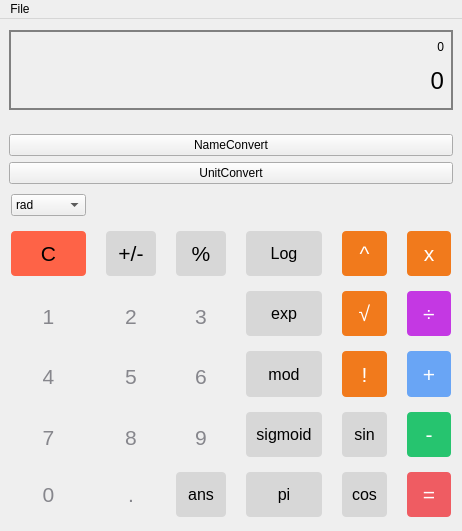
<?xml version="1.0" encoding="UTF-8"?>
<ui version="4.0">
 <class>MainWindow</class>
 <widget class="QMainWindow" name="MainWindow">
  <property name="enabled">
   <bool>true</bool>
  </property>
  <property name="geometry">
   <rect>
    <x>0</x>
    <y>0</y>
    <width>457</width>
    <height>531</height>
   </rect>
  </property>
  <property name="minimumSize">
   <size>
    <width>0</width>
    <height>75</height>
   </size>
  </property>
  <property name="mouseTracking">
   <bool>false</bool>
  </property>
  <property name="windowTitle">
   <string>Qt-calculator</string>
  </property>
  <property name="styleSheet">
   <string notr="true">/*Change the background color */
</string>
  </property>
  <widget class="QWidget" name="centralwidget">
   <property name="styleSheet">
    <string notr="true">/* (Label at top) Label Stylesheet */

QLabel {
  qproperty-alignment: 'AlignVCenter | AlignRight';
  
  color: rgb(0, 255, 0);

}

background-color : white;

/* End Label Stylesheet */</string>
   </property>
   <layout class="QVBoxLayout" name="verticalLayout_2">
    <item>
     <widget class="QWidget" name="verticalWidget" native="true">
      <property name="sizePolicy">
       <sizepolicy hsizetype="Preferred" vsizetype="Fixed">
        <horstretch>0</horstretch>
        <verstretch>0</verstretch>
       </sizepolicy>
      </property>
      <property name="minimumSize">
       <size>
        <width>0</width>
        <height>80</height>
       </size>
      </property>
      <property name="maximumSize">
       <size>
        <width>16777215</width>
        <height>75</height>
       </size>
      </property>
      <property name="styleSheet">
       <string notr="true">#verticalWidget
{ 
  border: 2px solid gray;
  background-color: rgb(239,239,239);
}
</string>
      </property>
      <layout class="QVBoxLayout" name="verticalLayout">
       <item>
        <widget class="QLabel" name="label_2">
         <property name="enabled">
          <bool>true</bool>
         </property>
         <property name="maximumSize">
          <size>
           <width>16777215</width>
           <height>15</height>
          </size>
         </property>
         <property name="mouseTracking">
          <bool>false</bool>
         </property>
         <property name="autoFillBackground">
          <bool>false</bool>
         </property>
         <property name="styleSheet">
          <string notr="true">QLabel{
  color: #000;
  background-color: rgb(239,239,239);
}</string>
         </property>
         <property name="text">
          <string>0</string>
         </property>
         <property name="alignment">
          <set>Qt::AlignRight|Qt::AlignTrailing|Qt::AlignVCenter</set>
         </property>
        </widget>
       </item>
       <item>
        <widget class="QLabel" name="label">
         <property name="sizePolicy">
          <sizepolicy hsizetype="Preferred" vsizetype="Preferred">
           <horstretch>0</horstretch>
           <verstretch>0</verstretch>
          </sizepolicy>
         </property>
         <property name="minimumSize">
          <size>
           <width>0</width>
           <height>20</height>
          </size>
         </property>
         <property name="font">
          <font>
           <pointsize>18</pointsize>
          </font>
         </property>
         <property name="autoFillBackground">
          <bool>false</bool>
         </property>
         <property name="styleSheet">
          <string notr="true">QLabel{
  color: #000;
  background-color: rgb(239,239,239);
}</string>
         </property>
         <property name="text">
          <string>0</string>
         </property>
         <property name="alignment">
          <set>Qt::AlignRight|Qt::AlignTrailing|Qt::AlignVCenter</set>
         </property>
        </widget>
       </item>
      </layout>
     </widget>
    </item>
    <item>
     <widget class="QLabel" name="Error_Label">
      <property name="font">
       <font>
        <family>Terminal</family>
       </font>
      </property>
      <property name="text">
       <string/>
      </property>
      <property name="alignment">
       <set>Qt::AlignRight|Qt::AlignTrailing|Qt::AlignVCenter</set>
      </property>
     </widget>
    </item>
    <item>
     <widget class="QPushButton" name="nameconvert">
      <property name="text">
       <string>NameConvert</string>
      </property>
     </widget>
    </item>
    <item>
     <widget class="QPushButton" name="Unitconvert">
      <property name="text">
       <string>UnitConvert</string>
      </property>
     </widget>
    </item>
    <item>
     <layout class="QGridLayout" name="keypad_grid">
      <property name="sizeConstraint">
       <enum>QLayout::SetDefaultConstraint</enum>
      </property>
      <property name="leftMargin">
       <number>2</number>
      </property>
      <property name="topMargin">
       <number>4</number>
      </property>
      <property name="rightMargin">
       <number>2</number>
      </property>
      <property name="bottomMargin">
       <number>4</number>
      </property>
      <property name="horizontalSpacing">
       <number>20</number>
      </property>
      <property name="verticalSpacing">
       <number>15</number>
      </property>
      <item row="2" column="0">
       <widget class="QPushButton" name="pushButton_1">
        <property name="sizePolicy">
         <sizepolicy hsizetype="Preferred" vsizetype="Preferred">
          <horstretch>0</horstretch>
          <verstretch>0</verstretch>
         </sizepolicy>
        </property>
        <property name="minimumSize">
         <size>
          <width>50</width>
          <height>50</height>
         </size>
        </property>
        <property name="font">
         <font>
          <family>Arial</family>
          <pointsize>16</pointsize>
          <bold>false</bold>
         </font>
        </property>
        <property name="styleSheet">
         <string notr="true">QPushButton {
color: rgb(134,134,140);
background-color: rgb(239,239,239);
border-radius: 4px;
padding: 10px;
}

QPushButton:hover {
background: qradialgradient(
cx: 0.3, cy: -0.4, fx: 0.3, fy: -0.4,
radius: 1.35, stop: 0 #8afff7, stop: 1 #73ffff
);
}

QPushButton:pressed {
border-style: inset;
background: qradialgradient(
cx: 0.4, cy: -0.1, fx: 0.4, fy: -0.1,
radius: 1.35, stop: 0 #707070, stop: 1 #606060
);
}</string>
        </property>
        <property name="text">
         <string>1</string>
        </property>
        <property name="shortcut">
         <string>1</string>
        </property>
       </widget>
      </item>
      <item row="5" column="0">
       <widget class="QPushButton" name="pushButton_7">
        <property name="sizePolicy">
         <sizepolicy hsizetype="Preferred" vsizetype="Preferred">
          <horstretch>0</horstretch>
          <verstretch>0</verstretch>
         </sizepolicy>
        </property>
        <property name="minimumSize">
         <size>
          <width>50</width>
          <height>50</height>
         </size>
        </property>
        <property name="font">
         <font>
          <family>Arial</family>
          <pointsize>16</pointsize>
          <bold>false</bold>
         </font>
        </property>
        <property name="styleSheet">
         <string notr="true">QPushButton {
color: rgb(134,134,140);
background-color: rgb(239,239,239);
border-radius: 4px;
padding: 10px;
}

QPushButton:hover {
background: qradialgradient(
cx: 0.3, cy: -0.4, fx: 0.3, fy: -0.4,
radius: 1.35, stop: 0 #8afff7, stop: 1 #73ffff
);
}

QPushButton:pressed {
border-style: inset;
background: qradialgradient(
cx: 0.4, cy: -0.1, fx: 0.4, fy: -0.1,
radius: 1.35, stop: 0 #707070, stop: 1 #606060
);
}</string>
        </property>
        <property name="text">
         <string>7</string>
        </property>
        <property name="shortcut">
         <string>7</string>
        </property>
       </widget>
      </item>
      <item row="6" column="4">
       <widget class="QPushButton" name="pushButton_cos">
        <property name="sizePolicy">
         <sizepolicy hsizetype="Preferred" vsizetype="Preferred">
          <horstretch>0</horstretch>
          <verstretch>0</verstretch>
         </sizepolicy>
        </property>
        <property name="font">
         <font>
          <family>Arial</family>
          <pointsize>12</pointsize>
          <bold>false</bold>
         </font>
        </property>
        <property name="styleSheet">
         <string notr="true">/* (Clear,+/-,%,. buttons) Unary Operations Buttons Stylesheet */

QPushButton {
  color: #000;
  background-color: rgb(215, 215, 215);
  border-radius: 4px;
  padding: 10px;
}

QPushButton:pressed {
    background-color: qlineargradient(x1: 0, y1: 0, x2: 0, y2: 1,
                                      stop: 0 #BEBEBE, stop: 1 #D7D7D7);
}</string>
        </property>
        <property name="text">
         <string>cos</string>
        </property>
        <property name="shortcut">
         <string>%</string>
        </property>
       </widget>
      </item>
      <item row="1" column="0">
       <widget class="QPushButton" name="pushButton_clear">
        <property name="sizePolicy">
         <sizepolicy hsizetype="Preferred" vsizetype="Preferred">
          <horstretch>0</horstretch>
          <verstretch>0</verstretch>
         </sizepolicy>
        </property>
        <property name="font">
         <font>
          <family>Arial</family>
          <pointsize>16</pointsize>
          <bold>false</bold>
         </font>
        </property>
        <property name="styleSheet">
         <string notr="true">/* (Clear,+/-,%,. buttons) Unary Operations Buttons Stylesheet */

QPushButton {
  background-color: rgb(254,99,71);
  border-radius: 4px;
  padding: 5px;
}

QPushButton:pressed {
    background-color: qlineargradient(x1: 0, y1: 0, x2: 0, y2: 1,
                                      stop: 0 #BEBEBE, stop: 1 #D7D7D7);
}</string>
        </property>
        <property name="text">
         <string>C</string>
        </property>
        <property name="shortcut">
         <string>C</string>
        </property>
       </widget>
      </item>
      <item row="0" column="0">
       <widget class="QComboBox" name="comboBox">
        <property name="enabled">
         <bool>true</bool>
        </property>
        <item>
         <property name="text">
          <string>rad</string>
         </property>
        </item>
        <item>
         <property name="text">
          <string>degrees</string>
         </property>
        </item>
        <item>
         <property name="text">
          <string>Grad</string>
         </property>
        </item>
       </widget>
      </item>
      <item row="6" column="0">
       <widget class="QPushButton" name="pushButton_0">
        <property name="sizePolicy">
         <sizepolicy hsizetype="Preferred" vsizetype="Preferred">
          <horstretch>0</horstretch>
          <verstretch>0</verstretch>
         </sizepolicy>
        </property>
        <property name="font">
         <font>
          <family>Arial</family>
          <pointsize>16</pointsize>
          <bold>false</bold>
         </font>
        </property>
        <property name="styleSheet">
         <string notr="true">QPushButton {
color: rgb(134,134,140);
background-color: rgb(239,239,239);
border-radius: 4px;
padding: 10px;
}

QPushButton:hover {
background: qradialgradient(
cx: 0.3, cy: -0.4, fx: 0.3, fy: -0.4,
radius: 1.35, stop: 0 #8afff7, stop: 1 #73ffff
);
}

QPushButton:pressed {
border-style: inset;
background: qradialgradient(
cx: 0.4, cy: -0.1, fx: 0.4, fy: -0.1,
radius: 1.35, stop: 0 #707070, stop: 1 #606060
);
}</string>
        </property>
        <property name="text">
         <string>0</string>
        </property>
        <property name="shortcut">
         <string>0</string>
        </property>
       </widget>
      </item>
      <item row="4" column="1">
       <widget class="QPushButton" name="pushButton_5">
        <property name="sizePolicy">
         <sizepolicy hsizetype="Preferred" vsizetype="Preferred">
          <horstretch>0</horstretch>
          <verstretch>0</verstretch>
         </sizepolicy>
        </property>
        <property name="minimumSize">
         <size>
          <width>50</width>
          <height>50</height>
         </size>
        </property>
        <property name="font">
         <font>
          <family>Arial</family>
          <pointsize>16</pointsize>
          <bold>false</bold>
         </font>
        </property>
        <property name="styleSheet">
         <string notr="true">QPushButton {
color: rgb(134,134,140);
background-color: rgb(239,239,239);
border-radius: 4px;
padding: 10px;
}

QPushButton:hover {
background: qradialgradient(
cx: 0.3, cy: -0.4, fx: 0.3, fy: -0.4,
radius: 1.35, stop: 0 #8afff7, stop: 1 #73ffff
);
}

QPushButton:pressed {
border-style: inset;
background: qradialgradient(
cx: 0.4, cy: -0.1, fx: 0.4, fy: -0.1,
radius: 1.35, stop: 0 #707070, stop: 1 #606060
);
}</string>
        </property>
        <property name="text">
         <string>5</string>
        </property>
        <property name="shortcut">
         <string>5</string>
        </property>
       </widget>
      </item>
      <item row="5" column="4">
       <widget class="QPushButton" name="pushButton_sin">
        <property name="sizePolicy">
         <sizepolicy hsizetype="Preferred" vsizetype="Preferred">
          <horstretch>0</horstretch>
          <verstretch>0</verstretch>
         </sizepolicy>
        </property>
        <property name="font">
         <font>
          <family>Arial</family>
          <pointsize>12</pointsize>
          <bold>false</bold>
         </font>
        </property>
        <property name="styleSheet">
         <string notr="true">/* (Clear,+/-,%,. buttons) Unary Operations Buttons Stylesheet */

QPushButton {
  color: #000;
  background-color: rgb(215, 215, 215);
  border-radius: 4px;
  padding: 10px;
}

QPushButton:pressed {
    background-color: qlineargradient(x1: 0, y1: 0, x2: 0, y2: 1,
                                      stop: 0 #BEBEBE, stop: 1 #D7D7D7);
}</string>
        </property>
        <property name="text">
         <string>sin</string>
        </property>
        <property name="shortcut">
         <string>%</string>
        </property>
       </widget>
      </item>
      <item row="4" column="0">
       <widget class="QPushButton" name="pushButton_4">
        <property name="sizePolicy">
         <sizepolicy hsizetype="Preferred" vsizetype="Preferred">
          <horstretch>0</horstretch>
          <verstretch>0</verstretch>
         </sizepolicy>
        </property>
        <property name="minimumSize">
         <size>
          <width>50</width>
          <height>50</height>
         </size>
        </property>
        <property name="font">
         <font>
          <family>Arial</family>
          <pointsize>16</pointsize>
          <bold>false</bold>
         </font>
        </property>
        <property name="styleSheet">
         <string notr="true">QPushButton {
color: rgb(134,134,140);
background-color: rgb(239,239,239);
border-radius: 4px;
padding: 10px;
}

QPushButton:hover {
background: qradialgradient(
cx: 0.3, cy: -0.4, fx: 0.3, fy: -0.4,
radius: 1.35, stop: 0 #8afff7, stop: 1 #73ffff
);
}

QPushButton:pressed {
border-style: inset;
background: qradialgradient(
cx: 0.4, cy: -0.1, fx: 0.4, fy: -0.1,
radius: 1.35, stop: 0 #707070, stop: 1 #606060
);
}</string>
        </property>
        <property name="text">
         <string>4</string>
        </property>
        <property name="shortcut">
         <string>4</string>
        </property>
       </widget>
      </item>
      <item row="2" column="4">
       <widget class="QPushButton" name="pushButton_Sqrt">
        <property name="sizePolicy">
         <sizepolicy hsizetype="Preferred" vsizetype="Preferred">
          <horstretch>0</horstretch>
          <verstretch>0</verstretch>
         </sizepolicy>
        </property>
        <property name="font">
         <font>
          <family>Arial</family>
          <pointsize>16</pointsize>
          <bold>false</bold>
         </font>
        </property>
        <property name="styleSheet">
         <string notr="true">/* (Clear,+/-,%,. buttons) Unary Operations Buttons Stylesheet */

QPushButton {
  color: #FFF;
  background-color: rgb(241, 122, 28);
  border-radius: 4px;
  padding: 10px;
}

QPushButton:pressed {
    background-color: qlineargradient(x1: 0, y1: 0, x2: 0, y2: 1,
                                      stop: 0 #BEBEBE, stop: 1 #D7D7D7);
}</string>
        </property>
        <property name="text">
         <string>√</string>
        </property>
        <property name="shortcut">
         <string>*</string>
        </property>
       </widget>
      </item>
      <item row="2" column="2">
       <widget class="QPushButton" name="pushButton_3">
        <property name="sizePolicy">
         <sizepolicy hsizetype="Preferred" vsizetype="Preferred">
          <horstretch>0</horstretch>
          <verstretch>0</verstretch>
         </sizepolicy>
        </property>
        <property name="minimumSize">
         <size>
          <width>50</width>
          <height>50</height>
         </size>
        </property>
        <property name="font">
         <font>
          <family>Arial</family>
          <pointsize>16</pointsize>
          <bold>false</bold>
         </font>
        </property>
        <property name="styleSheet">
         <string notr="true">QPushButton {
color: rgb(134,134,140);
background-color: rgb(239,239,239);
border-radius: 4px;
padding: 10px;
}

QPushButton:hover {
background: qradialgradient(
cx: 0.3, cy: -0.4, fx: 0.3, fy: -0.4,
radius: 1.35, stop: 0 #8afff7, stop: 1 #73ffff
);
}

QPushButton:pressed {
border-style: inset;
background: qradialgradient(
cx: 0.4, cy: -0.1, fx: 0.4, fy: -0.1,
radius: 1.35, stop: 0 #707070, stop: 1 #606060
);
}</string>
        </property>
        <property name="text">
         <string>3</string>
        </property>
        <property name="shortcut">
         <string>3</string>
        </property>
       </widget>
      </item>
      <item row="1" column="7">
       <widget class="QPushButton" name="pushButton_multiply">
        <property name="sizePolicy">
         <sizepolicy hsizetype="Preferred" vsizetype="Preferred">
          <horstretch>0</horstretch>
          <verstretch>0</verstretch>
         </sizepolicy>
        </property>
        <property name="font">
         <font>
          <family>Arial</family>
          <pointsize>16</pointsize>
          <bold>false</bold>
         </font>
        </property>
        <property name="styleSheet">
         <string notr="true">/* (Clear,+/-,%,. buttons) Unary Operations Buttons Stylesheet */

QPushButton {
  color: #FFF;
  background-color: rgb(241, 122, 28);
  border-radius: 4px;
  padding: 10px;
}

QPushButton:pressed {
    background-color: qlineargradient(x1: 0, y1: 0, x2: 0, y2: 1,
                                      stop: 0 #BEBEBE, stop: 1 #D7D7D7);
}</string>
        </property>
        <property name="text">
         <string>x</string>
        </property>
        <property name="shortcut">
         <string>*</string>
        </property>
        <attribute name="buttonGroup">
         <string notr="true">buttonGroup</string>
        </attribute>
       </widget>
      </item>
      <item row="2" column="1">
       <widget class="QPushButton" name="pushButton_2">
        <property name="sizePolicy">
         <sizepolicy hsizetype="Preferred" vsizetype="Preferred">
          <horstretch>0</horstretch>
          <verstretch>0</verstretch>
         </sizepolicy>
        </property>
        <property name="minimumSize">
         <size>
          <width>50</width>
          <height>50</height>
         </size>
        </property>
        <property name="font">
         <font>
          <family>Arial</family>
          <pointsize>16</pointsize>
          <bold>false</bold>
         </font>
        </property>
        <property name="styleSheet">
         <string notr="true">QPushButton {
color: rgb(134,134,140);
background-color: rgb(239,239,239);
border-radius: 4px;
padding: 10px;
}

QPushButton:hover {
background: qradialgradient(
cx: 0.3, cy: -0.4, fx: 0.3, fy: -0.4,
radius: 1.35, stop: 0 #8afff7, stop: 1 #73ffff
);
}

QPushButton:pressed {
border-style: inset;
background: qradialgradient(
cx: 0.4, cy: -0.1, fx: 0.4, fy: -0.1,
radius: 1.35, stop: 0 #707070, stop: 1 #606060
);
}</string>
        </property>
        <property name="text">
         <string>2</string>
        </property>
        <property name="shortcut">
         <string>2</string>
        </property>
       </widget>
      </item>
      <item row="1" column="2">
       <widget class="QPushButton" name="pushButton_percent">
        <property name="sizePolicy">
         <sizepolicy hsizetype="Preferred" vsizetype="Preferred">
          <horstretch>0</horstretch>
          <verstretch>0</verstretch>
         </sizepolicy>
        </property>
        <property name="font">
         <font>
          <family>Arial</family>
          <pointsize>16</pointsize>
          <bold>false</bold>
         </font>
        </property>
        <property name="styleSheet">
         <string notr="true">/* (Clear,+/-,%,. buttons) Unary Operations Buttons Stylesheet */

QPushButton {
  color: #000;
  background-color: rgb(215, 215, 215);
  border-radius: 4px;
  padding: 10px;
}

QPushButton:pressed {
    background-color: qlineargradient(x1: 0, y1: 0, x2: 0, y2: 1,
                                      stop: 0 #BEBEBE, stop: 1 #D7D7D7);
}</string>
        </property>
        <property name="text">
         <string>%</string>
        </property>
        <property name="shortcut">
         <string>%</string>
        </property>
       </widget>
      </item>
      <item row="1" column="4">
       <widget class="QPushButton" name="pushButton_Power">
        <property name="sizePolicy">
         <sizepolicy hsizetype="Preferred" vsizetype="Preferred">
          <horstretch>0</horstretch>
          <verstretch>0</verstretch>
         </sizepolicy>
        </property>
        <property name="font">
         <font>
          <family>Arial</family>
          <pointsize>16</pointsize>
          <bold>false</bold>
         </font>
        </property>
        <property name="styleSheet">
         <string notr="true">/* (Clear,+/-,%,. buttons) Unary Operations Buttons Stylesheet */

QPushButton {
  color: #FFF;
  background-color: rgb(241, 122, 28);
  border-radius: 4px;
  padding: 10px;
}

QPushButton:pressed {
    background-color: qlineargradient(x1: 0, y1: 0, x2: 0, y2: 1,
                                      stop: 0 #BEBEBE, stop: 1 #D7D7D7);
}</string>
        </property>
        <property name="text">
         <string>^</string>
        </property>
        <property name="shortcut">
         <string>*</string>
        </property>
       </widget>
      </item>
      <item row="5" column="2">
       <widget class="QPushButton" name="pushButton_9">
        <property name="sizePolicy">
         <sizepolicy hsizetype="Preferred" vsizetype="Preferred">
          <horstretch>0</horstretch>
          <verstretch>0</verstretch>
         </sizepolicy>
        </property>
        <property name="minimumSize">
         <size>
          <width>50</width>
          <height>50</height>
         </size>
        </property>
        <property name="font">
         <font>
          <family>Arial</family>
          <pointsize>16</pointsize>
          <bold>false</bold>
         </font>
        </property>
        <property name="styleSheet">
         <string notr="true">QPushButton {
color: rgb(134,134,140);
background-color: rgb(239,239,239);
border-radius: 4px;
padding: 10px;
}

QPushButton:hover {
background: qradialgradient(
cx: 0.3, cy: -0.4, fx: 0.3, fy: -0.4,
radius: 1.35, stop: 0 #8afff7, stop: 1 #73ffff
);
}

QPushButton:pressed {
border-style: inset;
background: qradialgradient(
cx: 0.4, cy: -0.1, fx: 0.4, fy: -0.1,
radius: 1.35, stop: 0 #707070, stop: 1 #606060
);
}</string>
        </property>
        <property name="text">
         <string>9</string>
        </property>
        <property name="shortcut">
         <string>9</string>
        </property>
       </widget>
      </item>
      <item row="5" column="7">
       <widget class="QPushButton" name="pushButton_minus">
        <property name="sizePolicy">
         <sizepolicy hsizetype="Preferred" vsizetype="Preferred">
          <horstretch>0</horstretch>
          <verstretch>0</verstretch>
         </sizepolicy>
        </property>
        <property name="font">
         <font>
          <family>Arial</family>
          <pointsize>16</pointsize>
          <bold>false</bold>
         </font>
        </property>
        <property name="styleSheet">
         <string notr="true">/* (Clear,+/-,%,. buttons) Unary Operations Buttons Stylesheet */

QPushButton {
  color: #FFF;
  background-color: rgb(38, 196, 111);
  border-radius: 4px;
  padding: 10px;
}

QPushButton:pressed {
    background-color: qlineargradient(x1: 0, y1: 0, x2: 0, y2: 1,
                                      stop: 0 #BEBEBE, stop: 1 #D7D7D7);
}</string>
        </property>
        <property name="text">
         <string>-</string>
        </property>
        <property name="shortcut">
         <string>-</string>
        </property>
        <attribute name="buttonGroup">
         <string notr="true">buttonGroup</string>
        </attribute>
       </widget>
      </item>
      <item row="2" column="7">
       <widget class="QPushButton" name="pushButton_divide">
        <property name="sizePolicy">
         <sizepolicy hsizetype="Preferred" vsizetype="Preferred">
          <horstretch>0</horstretch>
          <verstretch>0</verstretch>
         </sizepolicy>
        </property>
        <property name="font">
         <font>
          <family>Arial</family>
          <pointsize>16</pointsize>
          <bold>false</bold>
         </font>
        </property>
        <property name="styleSheet">
         <string notr="true">/* (Clear,+/-,%,. buttons) Unary Operations Buttons Stylesheet */

QPushButton {
  color: #FFF;
  background-color: rgb(196, 56, 227);
  border-radius: 4px;
  padding: 10px;
}

QPushButton:pressed {
    background-color: qlineargradient(x1: 0, y1: 0, x2: 0, y2: 1,
                                      stop: 0 #BEBEBE, stop: 1 #D7D7D7);
}
</string>
        </property>
        <property name="text">
         <string>÷</string>
        </property>
        <property name="shortcut">
         <string>/</string>
        </property>
        <attribute name="buttonGroup">
         <string notr="true">buttonGroup</string>
        </attribute>
       </widget>
      </item>
      <item row="6" column="7">
       <widget class="QPushButton" name="pushButton_equals">
        <property name="sizePolicy">
         <sizepolicy hsizetype="Preferred" vsizetype="Preferred">
          <horstretch>0</horstretch>
          <verstretch>0</verstretch>
         </sizepolicy>
        </property>
        <property name="font">
         <font>
          <family>Arial</family>
          <pointsize>16</pointsize>
          <bold>false</bold>
         </font>
        </property>
        <property name="toolTip">
         <string/>
        </property>
        <property name="toolTipDuration">
         <number>-1</number>
        </property>
        <property name="styleSheet">
         <string notr="true">/* (Clear,+/-,%,. buttons) Unary Operations Buttons Stylesheet */

QPushButton {
  color: #FFF;
  background-color: rgb(239, 92, 98);
  border-radius: 4px;
  padding: 10px;
}

QPushButton:pressed {
    background-color: qlineargradient(x1: 0, y1: 0, x2: 0, y2: 1,
                                      stop: 0 #BEBEBE, stop: 1 #D7D7D7);
}</string>
        </property>
        <property name="text">
         <string>=</string>
        </property>
        <property name="shortcut">
         <string>Enter</string>
        </property>
       </widget>
      </item>
      <item row="4" column="3">
       <widget class="QPushButton" name="pushButton_mod">
        <property name="sizePolicy">
         <sizepolicy hsizetype="Preferred" vsizetype="Preferred">
          <horstretch>0</horstretch>
          <verstretch>0</verstretch>
         </sizepolicy>
        </property>
        <property name="font">
         <font>
          <family>Arial</family>
          <pointsize>12</pointsize>
          <bold>false</bold>
         </font>
        </property>
        <property name="styleSheet">
         <string notr="true">/* (Clear,+/-,%,. buttons) Unary Operations Buttons Stylesheet */

QPushButton {
  color: #000;
  background-color: rgb(215, 215, 215);
  border-radius: 4px;
  padding: 10px;
}

QPushButton:pressed {
    background-color: qlineargradient(x1: 0, y1: 0, x2: 0, y2: 1,
                                      stop: 0 #BEBEBE, stop: 1 #D7D7D7);
}</string>
        </property>
        <property name="text">
         <string>mod</string>
        </property>
        <property name="shortcut">
         <string>%</string>
        </property>
       </widget>
      </item>
      <item row="4" column="4">
       <widget class="QPushButton" name="pushButton_Factorial">
        <property name="sizePolicy">
         <sizepolicy hsizetype="Preferred" vsizetype="Preferred">
          <horstretch>0</horstretch>
          <verstretch>0</verstretch>
         </sizepolicy>
        </property>
        <property name="font">
         <font>
          <family>Arial</family>
          <pointsize>16</pointsize>
          <bold>false</bold>
         </font>
        </property>
        <property name="styleSheet">
         <string notr="true">/* (Clear,+/-,%,. buttons) Unary Operations Buttons Stylesheet */

QPushButton {
  color: #FFF;
  background-color: rgb(241, 122, 28);
  border-radius: 4px;
  padding: 10px;
}

QPushButton:pressed {
    background-color: qlineargradient(x1: 0, y1: 0, x2: 0, y2: 1,
                                      stop: 0 #BEBEBE, stop: 1 #D7D7D7);
}</string>
        </property>
        <property name="text">
         <string>!</string>
        </property>
        <property name="shortcut">
         <string>*</string>
        </property>
       </widget>
      </item>
      <item row="5" column="1">
       <widget class="QPushButton" name="pushButton_8">
        <property name="sizePolicy">
         <sizepolicy hsizetype="Preferred" vsizetype="Preferred">
          <horstretch>0</horstretch>
          <verstretch>0</verstretch>
         </sizepolicy>
        </property>
        <property name="minimumSize">
         <size>
          <width>50</width>
          <height>50</height>
         </size>
        </property>
        <property name="font">
         <font>
          <family>Arial</family>
          <pointsize>16</pointsize>
          <bold>false</bold>
         </font>
        </property>
        <property name="styleSheet">
         <string notr="true">QPushButton {
color: rgb(134,134,140);
background-color: rgb(239,239,239);
border-radius: 4px;
padding: 10px;
}

QPushButton:hover {
background: qradialgradient(
cx: 0.3, cy: -0.4, fx: 0.3, fy: -0.4,
radius: 1.35, stop: 0 #8afff7, stop: 1 #73ffff
);
}

QPushButton:pressed {
border-style: inset;
background: qradialgradient(
cx: 0.4, cy: -0.1, fx: 0.4, fy: -0.1,
radius: 1.35, stop: 0 #707070, stop: 1 #606060
);
}</string>
        </property>
        <property name="text">
         <string>8</string>
        </property>
        <property name="shortcut">
         <string>8</string>
        </property>
       </widget>
      </item>
      <item row="4" column="7">
       <widget class="QPushButton" name="pushButton_add">
        <property name="sizePolicy">
         <sizepolicy hsizetype="Preferred" vsizetype="Preferred">
          <horstretch>0</horstretch>
          <verstretch>0</verstretch>
         </sizepolicy>
        </property>
        <property name="font">
         <font>
          <family>Arial</family>
          <pointsize>16</pointsize>
          <bold>false</bold>
         </font>
        </property>
        <property name="styleSheet">
         <string notr="true">/* (Clear,+/-,%,. buttons) Unary Operations Buttons Stylesheet */

QPushButton {
  color: #FFF;
  background-color: rgb(105, 165, 245);
  border-radius: 4px;
  padding: 10px;
}

QPushButton:pressed {
    background-color: qlineargradient(x1: 0, y1: 0, x2: 0, y2: 1,
                                      stop: 0 #BEBEBE, stop: 1 #D7D7D7);
}</string>
        </property>
        <property name="text">
         <string> + </string>
        </property>
        <property name="shortcut">
         <string>+</string>
        </property>
        <attribute name="buttonGroup">
         <string notr="true">buttonGroup</string>
        </attribute>
       </widget>
      </item>
      <item row="6" column="2">
       <widget class="QPushButton" name="pushButton_previos_answer">
        <property name="sizePolicy">
         <sizepolicy hsizetype="Preferred" vsizetype="Preferred">
          <horstretch>0</horstretch>
          <verstretch>0</verstretch>
         </sizepolicy>
        </property>
        <property name="font">
         <font>
          <family>Arial</family>
          <pointsize>12</pointsize>
          <bold>false</bold>
         </font>
        </property>
        <property name="styleSheet">
         <string notr="true">/* (Clear,+/-,%,. buttons) Unary Operations Buttons Stylesheet */

QPushButton {
  color: #000;
  background-color: rgb(215, 215, 215);
  border-radius: 4px;
  padding: 10px;
}

QPushButton:pressed {
    background-color: qlineargradient(x1: 0, y1: 0, x2: 0, y2: 1,
                                      stop: 0 #BEBEBE, stop: 1 #D7D7D7);
}</string>
        </property>
        <property name="text">
         <string>ans</string>
        </property>
        <property name="shortcut">
         <string>%</string>
        </property>
       </widget>
      </item>
      <item row="1" column="3">
       <widget class="QPushButton" name="pushButton_Log">
        <property name="sizePolicy">
         <sizepolicy hsizetype="Preferred" vsizetype="Preferred">
          <horstretch>0</horstretch>
          <verstretch>0</verstretch>
         </sizepolicy>
        </property>
        <property name="font">
         <font>
          <family>Arial</family>
          <pointsize>12</pointsize>
          <bold>false</bold>
         </font>
        </property>
        <property name="styleSheet">
         <string notr="true">/* (Clear,+/-,%,. buttons) Unary Operations Buttons Stylesheet */

QPushButton {
  color: #000;
  background-color: rgb(215, 215, 215);
  border-radius: 4px;
  padding: 10px;
}

QPushButton:pressed {
    background-color: qlineargradient(x1: 0, y1: 0, x2: 0, y2: 1,
                                      stop: 0 #BEBEBE, stop: 1 #D7D7D7);
}</string>
        </property>
        <property name="text">
         <string>Log</string>
        </property>
        <property name="shortcut">
         <string>%</string>
        </property>
       </widget>
      </item>
      <item row="1" column="1">
       <widget class="QPushButton" name="pushButton_plusMinus">
        <property name="enabled">
         <bool>true</bool>
        </property>
        <property name="sizePolicy">
         <sizepolicy hsizetype="Preferred" vsizetype="Preferred">
          <horstretch>0</horstretch>
          <verstretch>0</verstretch>
         </sizepolicy>
        </property>
        <property name="font">
         <font>
          <family>Arial</family>
          <pointsize>16</pointsize>
          <bold>false</bold>
         </font>
        </property>
        <property name="styleSheet">
         <string notr="true">/* (Clear,+/-,%,. buttons) Unary Operations Buttons Stylesheet */

QPushButton {
  color: #000;
  background-color: rgb(215, 215, 215);
  border-radius: 4px;
  padding: 10px;
}

QPushButton:pressed {
    background-color: qlineargradient(x1: 0, y1: 0, x2: 0, y2: 1,
                                      stop: 0 #BEBEBE, stop: 1 #D7D7D7);
}</string>
        </property>
        <property name="text">
         <string>+/-</string>
        </property>
       </widget>
      </item>
      <item row="4" column="2">
       <widget class="QPushButton" name="pushButton_6">
        <property name="sizePolicy">
         <sizepolicy hsizetype="Preferred" vsizetype="Preferred">
          <horstretch>0</horstretch>
          <verstretch>0</verstretch>
         </sizepolicy>
        </property>
        <property name="minimumSize">
         <size>
          <width>50</width>
          <height>50</height>
         </size>
        </property>
        <property name="font">
         <font>
          <family>Arial</family>
          <pointsize>16</pointsize>
          <bold>false</bold>
         </font>
        </property>
        <property name="styleSheet">
         <string notr="true">QPushButton {
color: rgb(134,134,140);
background-color: rgb(239,239,239);
border-radius: 4px;
padding: 10px;
}

QPushButton:hover {
background: qradialgradient(
cx: 0.3, cy: -0.4, fx: 0.3, fy: -0.4,
radius: 1.35, stop: 0 #8afff7, stop: 1 #73ffff
);
}

QPushButton:pressed {
border-style: inset;
background: qradialgradient(
cx: 0.4, cy: -0.1, fx: 0.4, fy: -0.1,
radius: 1.35, stop: 0 #707070, stop: 1 #606060
);
}</string>
        </property>
        <property name="text">
         <string>6</string>
        </property>
        <property name="shortcut">
         <string>6</string>
        </property>
       </widget>
      </item>
      <item row="5" column="3">
       <widget class="QPushButton" name="pushButton_sigmoid">
        <property name="sizePolicy">
         <sizepolicy hsizetype="Preferred" vsizetype="Preferred">
          <horstretch>0</horstretch>
          <verstretch>0</verstretch>
         </sizepolicy>
        </property>
        <property name="font">
         <font>
          <family>Arial</family>
          <pointsize>12</pointsize>
          <bold>false</bold>
         </font>
        </property>
        <property name="styleSheet">
         <string notr="true">/* (Clear,+/-,%,. buttons) Unary Operations Buttons Stylesheet */

QPushButton {
  color: #000;
  background-color: rgb(215, 215, 215);
  border-radius: 4px;
  padding: 10px;
}

QPushButton:pressed {
    background-color: qlineargradient(x1: 0, y1: 0, x2: 0, y2: 1,
                                      stop: 0 #BEBEBE, stop: 1 #D7D7D7);
}</string>
        </property>
        <property name="text">
         <string>sigmoid</string>
        </property>
        <property name="shortcut">
         <string>%</string>
        </property>
       </widget>
      </item>
      <item row="6" column="1">
       <widget class="QPushButton" name="pushButton_dot">
        <property name="sizePolicy">
         <sizepolicy hsizetype="Preferred" vsizetype="Preferred">
          <horstretch>0</horstretch>
          <verstretch>0</verstretch>
         </sizepolicy>
        </property>
        <property name="font">
         <font>
          <family>Arial</family>
          <pointsize>16</pointsize>
          <bold>false</bold>
         </font>
        </property>
        <property name="styleSheet">
         <string notr="true">QPushButton {
color: rgb(134,134,140);
background-color: rgb(239,239,239);
border-radius: 4px;
padding: 10px;
}

QPushButton:hover {
background: qradialgradient(
cx: 0.3, cy: -0.4, fx: 0.3, fy: -0.4,
radius: 1.35, stop: 0 #8afff7, stop: 1 #73ffff
);
}

QPushButton:pressed {
border-style: inset;
background: qradialgradient(
cx: 0.4, cy: -0.1, fx: 0.4, fy: -0.1,
radius: 1.35, stop: 0 #707070, stop: 1 #606060
);
}</string>
        </property>
        <property name="text">
         <string>.</string>
        </property>
        <property name="shortcut">
         <string>.</string>
        </property>
       </widget>
      </item>
      <item row="6" column="3">
       <widget class="QPushButton" name="pushButton_pi">
        <property name="sizePolicy">
         <sizepolicy hsizetype="Preferred" vsizetype="Preferred">
          <horstretch>0</horstretch>
          <verstretch>0</verstretch>
         </sizepolicy>
        </property>
        <property name="font">
         <font>
          <family>Arial</family>
          <pointsize>12</pointsize>
          <bold>false</bold>
         </font>
        </property>
        <property name="styleSheet">
         <string notr="true">/* (Clear,+/-,%,. buttons) Unary Operations Buttons Stylesheet */

QPushButton {
  color: #000;
  background-color: rgb(215, 215, 215);
  border-radius: 4px;
  padding: 10px;
}

QPushButton:pressed {
    background-color: qlineargradient(x1: 0, y1: 0, x2: 0, y2: 1,
                                      stop: 0 #BEBEBE, stop: 1 #D7D7D7);
}</string>
        </property>
        <property name="text">
         <string>pi</string>
        </property>
        <property name="shortcut">
         <string>%</string>
        </property>
       </widget>
      </item>
      <item row="2" column="3">
       <widget class="QPushButton" name="pushButton_exponent">
        <property name="sizePolicy">
         <sizepolicy hsizetype="Preferred" vsizetype="Preferred">
          <horstretch>0</horstretch>
          <verstretch>0</verstretch>
         </sizepolicy>
        </property>
        <property name="font">
         <font>
          <family>Arial</family>
          <pointsize>12</pointsize>
          <bold>false</bold>
         </font>
        </property>
        <property name="styleSheet">
         <string notr="true">/* (Clear,+/-,%,. buttons) Unary Operations Buttons Stylesheet */

QPushButton {
  color: #000;
  background-color: rgb(215, 215, 215);
  border-radius: 4px;
  padding: 10px;
}

QPushButton:pressed {
    background-color: qlineargradient(x1: 0, y1: 0, x2: 0, y2: 1,
                                      stop: 0 #BEBEBE, stop: 1 #D7D7D7);
}</string>
        </property>
        <property name="text">
         <string>exp</string>
        </property>
        <property name="shortcut">
         <string>%</string>
        </property>
       </widget>
      </item>
     </layout>
    </item>
   </layout>
  </widget>
  <widget class="QMenuBar" name="menuBar">
   <property name="geometry">
    <rect>
     <x>0</x>
     <y>0</y>
     <width>457</width>
     <height>21</height>
    </rect>
   </property>
   <widget class="QMenu" name="menuFile">
    <property name="title">
     <string>File</string>
    </property>
    <widget class="QMenu" name="menuThemes">
     <property name="title">
      <string>Themes</string>
     </property>
     <widget class="QMenu" name="menuBasic_colors">
      <property name="title">
       <string>Basic colors</string>
      </property>
      <addaction name="actionCyan"/>
      <addaction name="actionLight"/>
      <addaction name="actionDark"/>
     </widget>
     <widget class="QMenu" name="menuImages">
      <property name="title">
       <string>Images</string>
      </property>
      <addaction name="actiontheme_1"/>
      <addaction name="actiontheme_2"/>
      <addaction name="actiontheme_3"/>
      <addaction name="actiontheme_4"/>
     </widget>
     <addaction name="separator"/>
     <addaction name="separator"/>
     <addaction name="menuImages"/>
     <addaction name="menuBasic_colors"/>
    </widget>
    <addaction name="separator"/>
    <addaction name="actionExit"/>
    <addaction name="menuThemes"/>
   </widget>
   <addaction name="menuFile"/>
  </widget>
  <action name="actionCopy">
   <property name="text">
    <string>Copy</string>
   </property>
  </action>
  <action name="actionExit">
   <property name="text">
    <string>Exit</string>
   </property>
   <property name="shortcut">
    <string>Esc</string>
   </property>
  </action>
  <action name="actionPaste">
   <property name="text">
    <string>Paste</string>
   </property>
  </action>
  <action name="actionDark">
   <property name="text">
    <string>Dark</string>
   </property>
   <property name="shortcut">
    <string>F1</string>
   </property>
  </action>
  <action name="actionLight">
   <property name="text">
    <string>Light</string>
   </property>
   <property name="shortcut">
    <string>F2</string>
   </property>
  </action>
  <action name="actionCyan">
   <property name="text">
    <string>cyan</string>
   </property>
   <property name="shortcut">
    <string>F3</string>
   </property>
  </action>
  <action name="actiontheme_1">
   <property name="text">
    <string>theme_1</string>
   </property>
  </action>
  <action name="actiontheme_2">
   <property name="text">
    <string>theme_2</string>
   </property>
  </action>
  <action name="actiontheme_3">
   <property name="text">
    <string>theme_3</string>
   </property>
  </action>
  <action name="actiontheme_4">
   <property name="text">
    <string>theme_4</string>
   </property>
  </action>
 </widget>
 <resources/>
 <connections/>
 <buttongroups>
  <buttongroup name="buttonGroup">
   <property name="exclusive">
    <bool>true</bool>
   </property>
  </buttongroup>
 </buttongroups>
</ui>
